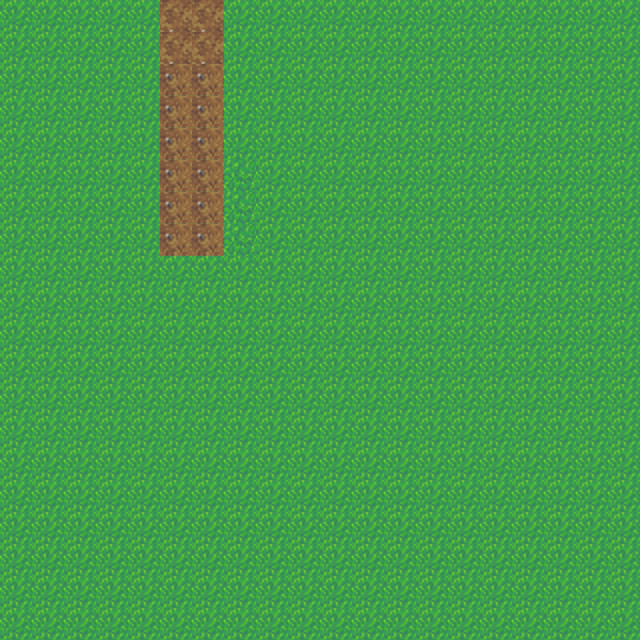

A level layout from a 2D game, rendered from its tile map. Below: a short description, then the map file with its tile-grid data intact:
An orthogonal 20x20 tile map with 32x32 px tiles, 1 tile layer (Tile Layer 1) and 3 objects.

<map version="1.0" orientation="orthogonal" renderorder="right-down" width="20" height="20" tilewidth="32" tileheight="32" nextobjectid="7">
 <tileset firstgid="1" source="Test.tsx" />
 <layer name="Tile Layer 1" width="20" height="20">
  <data encoding="csv">
1,1,1,1,1,8,8,1,1,1,1,1,1,1,1,1,1,1,1,1,
1,1,1,1,1,8,8,1,1,1,1,1,1,1,1,1,1,1,1,1,
1,1,1,1,1,19,19,1,1,1,1,1,1,1,1,1,1,1,1,1,
1,1,1,1,1,19,19,1,1,1,1,1,1,1,1,1,1,1,1,1,
1,1,1,1,1,19,19,1,1,1,1,1,1,1,1,1,1,1,1,1,
1,1,1,1,1,19,19,2,1,1,1,1,1,1,1,1,1,1,1,1,
1,1,1,1,1,19,19,2,1,1,1,1,1,1,1,1,1,1,1,1,
1,1,1,1,1,19,19,2,1,1,1,1,1,1,1,1,1,1,1,1,
1,1,1,1,1,1,1,1,1,1,1,1,1,1,1,1,1,1,1,1,
1,1,1,1,1,1,1,1,1,1,1,1,1,1,1,1,1,1,1,1,
1,1,1,1,1,1,1,1,1,1,1,1,1,1,1,1,1,1,1,1,
1,1,1,1,1,1,1,1,1,1,1,1,1,1,1,1,1,1,1,1,
1,1,1,1,1,1,1,1,1,1,1,1,1,1,1,1,1,1,1,1,
1,1,1,1,1,1,1,1,1,1,1,1,1,1,1,1,1,1,1,1,
1,1,1,1,1,1,1,1,1,1,1,1,1,1,1,1,1,1,1,1,
1,1,1,1,1,1,1,1,1,1,1,1,1,1,1,1,1,1,1,1,
1,1,1,1,1,1,1,1,1,1,1,1,1,1,1,1,1,1,1,1,
1,1,1,1,1,1,1,1,1,1,1,1,1,1,1,1,1,1,1,1,
1,1,1,1,1,1,1,1,1,1,1,1,1,1,1,1,1,1,1,1,
1,1,1,1,1,1,1,1,1,1,1,1,1,1,1,1,1,1,1,1
</data>
 </layer>
 <objectgroup name="Object Layer 1">
  <object id="1" x="268" y="237" width="44" height="46" />
  <object id="5" gid="1" x="0" y="29" width="32" height="32" />
  <object id="6" gid="1" x="1" y="33" width="32" height="32" />
 </objectgroup>
</map>
